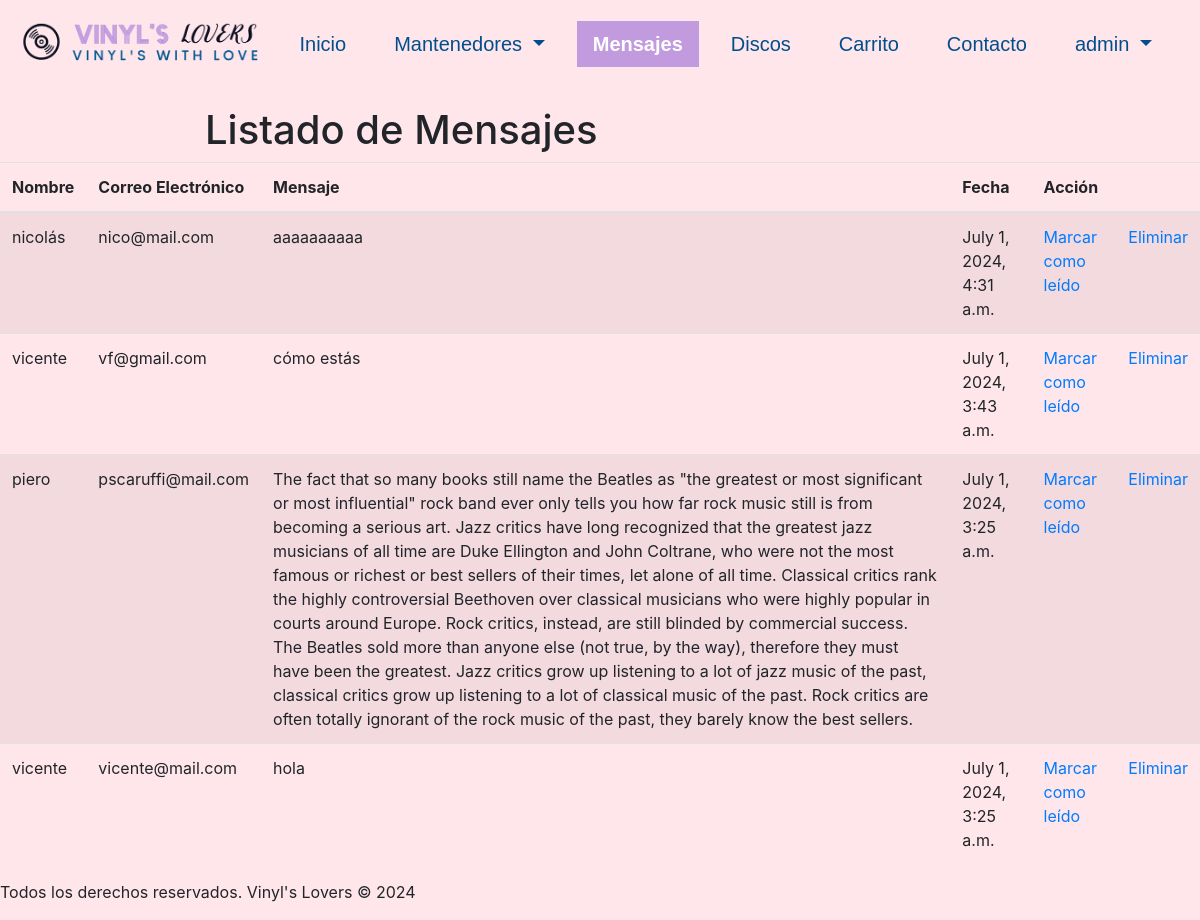
The page /discos/mensajes (signed in) on the database as committed earlier.
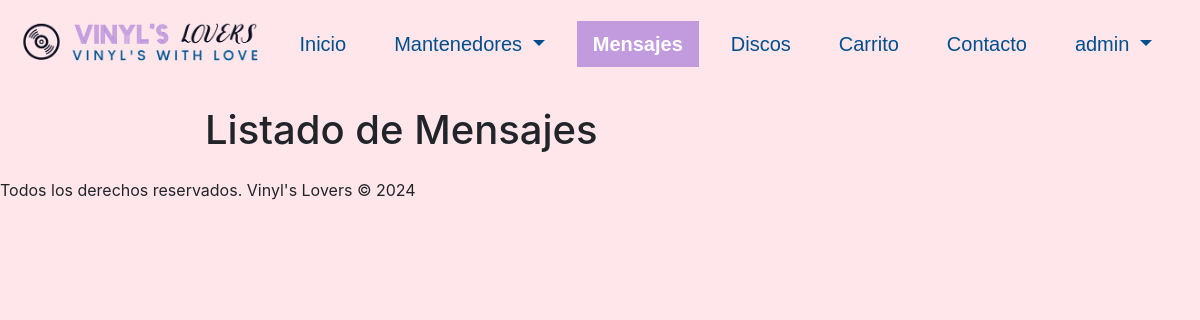
The same page on the database as committed later.
### discos/models.py (models this page shows, shortened)
class Mensaje(models.Model):
    id_mensaje = models.AutoField(db_column='idMensaje', primary_key=True)
    nombre = models.CharField(max_length=100, null=False, blank=False)
    correo_electronico = models.EmailField(max_length=254, null=False, blank=False)
    mensaje = models.TextField(null=False, blank=False)
    fecha = models.DateTimeField(auto_now_add=True)
    leido = models.BooleanField(default=False, db_column='leido')

### discos/views.py (the view)
# urls.py: path('mensajes', views.listadoMensajes, name='mensajes'),
@login_required
def listadoMensajes(request):
    mensajes = Mensaje.objects.all().order_by('-fecha')
    context = {'mensajes': mensajes, 'clase': 'mensajes'}
    return render(request, 'discos/mensajes.html', context)

### discos/templates/discos/mensajes.html (shortened to what this page needs)
{% extends "discos/base.html" %}
{% load static %}
{% block content %}
{% if user.is_staff %}
  <br>
  <div class="row justify-content-center">
    <div class="col-md-8 col-sm-12">
      <header>
        <h1>Listado de Mensajes</h1>
      </header>
    </div>
  </div>
  <div class="table-container">
      <table class="table table-striped">
          {% if mensajes %}
              <thead>
                  <tr>
                      <th scope="col">Nombre</th>
                      <th scope="col">Correo Electrónico</th>
                      <th scope="col">Mensaje</th>
                      <th scope="col">Fecha</th>
                      <th scope="col" colspan="2">Acción</th>
                  </tr>
              </thead>
              <tbody>
                  {% for mensaje in mensajes %}
                      <tr>
                          <td>{{ mensaje.nombre }}</td>
                          <td>{{ mensaje.correo_electronico }}</td>
                          <td>{{ mensaje.mensaje }}</td>
                          <td>{{ mensaje.fecha }}</td>
                          <td class="td-mark-read">
                              {% if not mensaje.leido %}
                                  <a href="{% url 'cambiar_estado' pk=mensaje.id_mensaje %}">Marcar como leído</a>
                              {% else %}
                                  <a href="{% url 'cambiar_estado' pk=mensaje.id_mensaje %}">Marcar como no leído</a>
                              {% endif %}
                          </td>
                          <td class="td-delete"><a href="{% url 'mensajes_del' pk=mensaje.id_mensaje %}">Eliminar</a></td>
                      </tr>
                  {% endfor %}
              </tbody>
          {% endif %}
      </table>
  </div>
{% else %}
  <div class="container-permisos">
    <h1>Error</h1>
    <p>No tienes permisos para ver esta página</p>
  </div>
{% endif %}
{% endblock %}

Rows that differ between the two databases and show on the page:
removed Mensaje: nombre "nicolás", correo_electronico "nico@mail.com", mensaje "aaaaaaaaaa", fecha "July 1, 2024, 4:31 a.m.", leido "Marcar como leído"
removed Mensaje: nombre "vicente", correo_electronico "vf@gmail.com", mensaje "cómo estás", fecha "July 1, 2024, 3:43 a.m.", leido "Marcar como leído"
removed Mensaje: nombre "piero", correo_electronico "pscaruffi@mail.com", mensaje "The fact that so many books still name the Beatles as \"the greatest or most significant or most influential\" rock band ever only tells you how far rock music still is from becoming a serious art. Jazz critics have long recognized that the greatest jazz musicians of all time are Duke Ellington and John Coltrane, who were not the most famous or richest or best sellers of their times, let alone of all time. Classical critics rank the highly controversial Beethoven over classical musicians who were highly popular in courts around Europe. Rock critics, instead, are still blinded by commercial success. The Beatles sold more than anyone else (not true, by the way), therefore they must have been…", fecha "July 1, 2024, 3:25 a.m.", leido "Marcar como leído"
removed Mensaje: nombre "vicente", correo_electronico "vicente@mail.com", mensaje "hola", fecha "July 1, 2024, 3:25 a.m.", leido "Marcar como leído"
Other text that changed with them:
text no longer shown: "Nombre Correo Electrónico Mensaje Fecha Acción"
